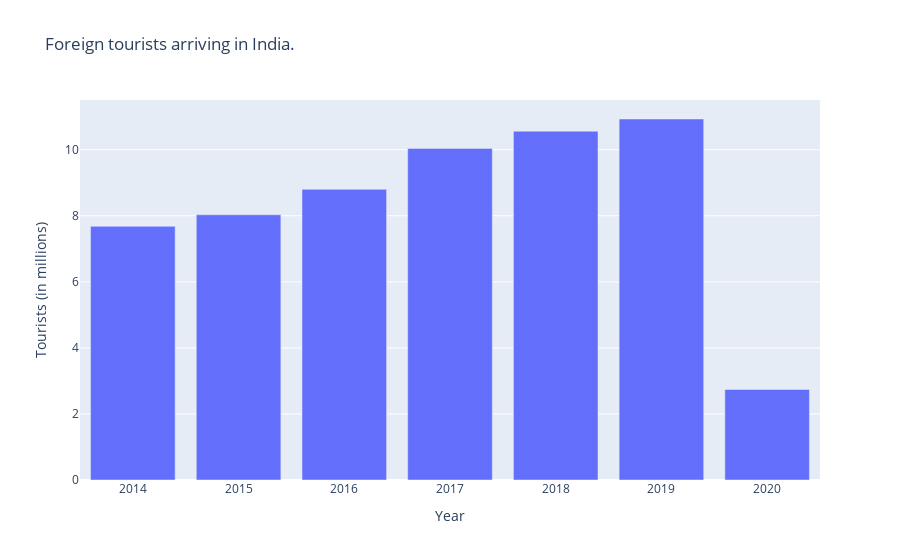

Here is the notebook cell this chart was saved with:
### Markdown cell above
# How many tourists visited India each year from 2014 till 2020?

### Code cell
import plotly.express as px
px.bar(data, x="year", y="noftaii", labels={"year":"Year", "noftaii": "Tourists (in millions)"}, 
    title="Foreign tourists arriving in India.")

### Figure 1 — Plotly figure (JSON) as saved in the notebook; plotly's stock layout.template omitted (floating-point values rounded to 4 significant figures)
{"data": [{"alignmentgroup": "True", "hovertemplate": "Year=%{x}<br>Tourists (in millions)=%{y}<extra></extra>", "legendgroup": "", "marker": {"color": "#636efa", "pattern": {"shape": ""}}, "name": "", "offsetgroup": "", "orientation": "v", "showlegend": false, "textposition": "auto", "type": "bar", "x": [2014, 2015, 2016, 2017, 2018, 2019, 2020], "xaxis": "x", "y": [7.68, 8.03, 8.8, 10.04, 10.56, 10.93, 2.74], "yaxis": "y"}], "layout": {"barmode": "relative", "legend": {"tracegroupgap": 0}, "title": {"text": "Foreign tourists arriving in India."}, "xaxis": {"anchor": "y", "domain": [0, 1], "title": {"text": "Year"}}, "yaxis": {"anchor": "x", "domain": [0, 1], "title": {"text": "Tourists (in millions)"}}}}
